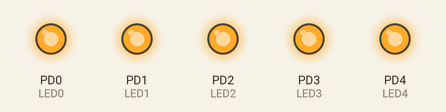
This program was run on a simulated ATmega328P, built with avr-gcc and emulated at 16 MHz. Parts: output pins drawn as LEDs (lit = HIGH).

Above: at 0.9 s.
At 2.9 s:
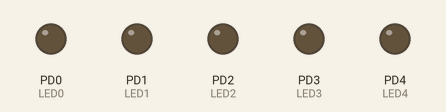
Timing chart, 0 to 5.2 s (numbered marks = the images above):
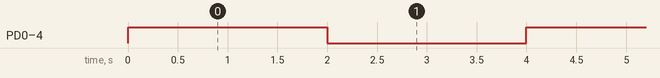

The program:

main.c
```c
/*
 * MODULAR_TIMER.c
 *
 * Created: 30-09-2025 18:42:34
 * Author : NIVYA
 */

#define  F_CPU 16000000UL
#include "NIVYA.h"
#include <avr/io.h>
#include <stdint.h>
#include "gpio.h"


int main(void)
{
	pin_initialization();
	timer_init();
    /* Replace with your application code */
    while (1)
    {
		PORTD |= (1 << PORTD0);  // LED0 ON
		PORTD |= (1 << PORTD1);  // LED1 ON
		PORTD |= (1 << PORTD2);  // LED2 ON
		PORTD |= (1 << PORTD3);  // LED3 ON
		PORTD |= (1 << PORTD4);  // LED4 ON
		kichu(2000);              // 2-second delay

		PORTD &= ~(1 << PORTD0);  // LED0 OFF
		PORTD &= ~(1 << PORTD1);  // LED1 OFF
		PORTD &= ~(1 << PORTD2);  // LED2 OFF
		PORTD &= ~(1 << PORTD3);  // LED3 OFF
		PORTD &= ~(1 << PORTD4);  // LED4 OFF
		kichu(2000);               // 2-second delay


    }
}
```

NIVYA.c
```c
/*
 * NIVYA.c
 *
 * Created: 30-09-2025 19:32:23
 *  Author: NIVYA
 */
#define F_CPU 16000000UL

#include <avr/io.h>
#include <util/delay.h>
#include <stdint.h>


void timer_init(void){
	TCCR0A|=(1<<WGM01) ;//CTC MODE SET
	OCR0A=249;
	TCNT0=0;
	TCCR0B|=(1<<CS00); // SET 64
	TCCR0B|=(1<<CS01);
	TIFR0|=(1<<OCF0A); //  FLAG SET TO ZERO


}
void kichu(uint16_t ms){
	while (ms--) {
		while (!(TIFR0 & (1 << OCF0A))) {
			// wait for compare match
		}
		TIFR0 |= (1 << OCF0A); // clear flag
	}
}
```

NIVYA.h
```c
/*
 * NIVYA.h
 *
 * Created: 30-09-2025 19:30:50
 *  Author: NIVYA
 */


#ifndef NIVYA_H_
#define NIVYA_H_
#include <stdint.h>

void kichu(uint16_t ms);
void timer_init(void);


#endif /* NIVYA_H_ */
```

gpio.c
```c
/*
 * gpio.c
 *
 * Created: 30-09-2025 21:12:16
 *  Author: NIVYA
 */
#define F_CPU 16000000UL

#include <avr/io.h>
#include <util/delay.h>
#include <stdint.h>

void pin_initialization(void){
	 DDRD |= (1<<DDD0) | (1<<DDD1) | (1<<DDD2) | (1<<DDD3) | (1<<DDD4);
}
```

gpio.h
```c
/*
 * gpio.h
 *
 * Created: 30-09-2025 21:11:58
 *  Author: NIVYA
 */


#ifndef GPIO_H_
#define GPIO_H_
#include <stdint.h>

void pin_initialization(void);


#endif /* GPIO_H_ */
```

Measured:
- by itself, PD0 (LED0), PD1 (LED1), PD2 (LED2), PD3 (LED3), PD4 (LED4): alternates HIGH for 2.0 s and LOW for 2.0 s
